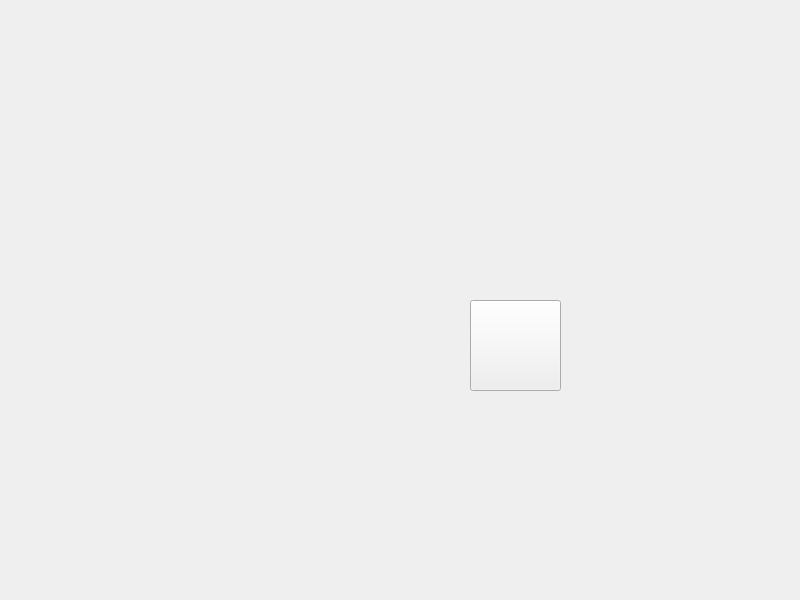
<?xml version="1.0" encoding="UTF-8"?>
<ui version="4.0">
 <class>quadroBilhete</class>
 <widget class="QMainWindow" name="quadroBilhete">
  <property name="geometry">
   <rect>
    <x>0</x>
    <y>0</y>
    <width>800</width>
    <height>600</height>
   </rect>
  </property>
  <property name="minimumSize">
   <size>
    <width>800</width>
    <height>600</height>
   </size>
  </property>
  <property name="maximumSize">
   <size>
    <width>800</width>
    <height>600</height>
   </size>
  </property>
  <property name="windowTitle">
   <string>MainWindow</string>
  </property>
  <widget class="QWidget" name="centralwidget">
   <widget class="QLabel" name="label">
    <property name="geometry">
     <rect>
      <x>0</x>
      <y>0</y>
      <width>800</width>
      <height>600</height>
     </rect>
    </property>
    <property name="minimumSize">
     <size>
      <width>800</width>
      <height>600</height>
     </size>
    </property>
    <property name="maximumSize">
     <size>
      <width>800</width>
      <height>600</height>
     </size>
    </property>
    <property name="text">
     <string/>
    </property>
    <property name="pixmap">
     <pixmap resource="../imagens/img.qrc">:/img/TUQuadroBilhete.png</pixmap>
    </property>
    <property name="scaledContents">
     <bool>true</bool>
    </property>
   </widget>
   <widget class="QPushButton" name="bilheteAmarelo">
    <property name="geometry">
     <rect>
      <x>470</x>
      <y>300</y>
      <width>91</width>
      <height>91</height>
     </rect>
    </property>
    <property name="styleSheet">
     <string notr="true">background-color: rbga(0, 0, 0, 0);</string>
    </property>
    <property name="text">
     <string/>
    </property>
   </widget>
  </widget>
 </widget>
 <resources>
  <include location="../imagens/img.qrc"/>
 </resources>
 <connections/>
</ui>
